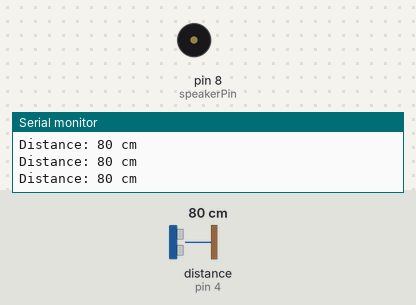
Bench run of a sketch on a simulated Arduino Uno, built with avr-gcc and run on an emulated ATmega328P. Parts: buzzer (waves = sounding), the last lines printed to the serial monitor. Wiring (inferred from the names in the program): ultrasonic range finder: trigger pin 5; echo pin 4. Inputs (shaded band) come from the test bench; at power-on: distance to the obstacle (sensor on pin 4) 80 cm. The echo pulse lasts 58.3 µs per cm.

Above: at 1.2 s.
1.3 s: distance to the obstacle (sensor on pin 4) set to 28 cm
2.8 s: distance to the obstacle (sensor on pin 4) set to 24 cm
At 3.3 s:
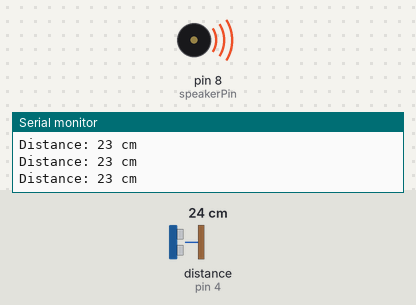
Timing chart, 0 to 5.8 s (numbered marks = the images above; inputs shaded):
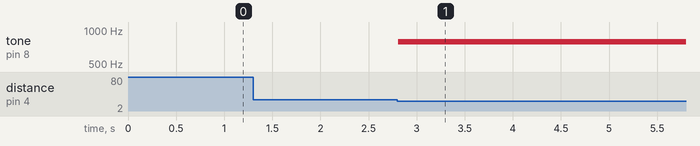

The sketch:

code.ino
```cpp
int triggerPin = 5;
int echoPin = 4;
int speakerPin = 8;

int distance = 0;
int music_note = 0;

long readUltrasonicDistance(int trig, int echo) {
  pinMode(trig, OUTPUT);
  digitalWrite(trig, LOW);
  delayMicroseconds(2);
  digitalWrite(trig, HIGH);
  delayMicroseconds(10);
  digitalWrite(trig, LOW);
  pinMode(echo, INPUT);
  return pulseIn(echo, HIGH);
}

void setup() {
  Serial.begin(9600);
  pinMode(speakerPin, OUTPUT);
}

void loop() {
  // Echo time microsecond me read karo
  long duration = readUltrasonicDistance(triggerPin, echoPin);

  // Microseconds ko cm me convert karo
  distance = duration / 58;

  // Readouts clear dekhne ke liye Serial print
  Serial.print("Distance: ");
  Serial.print(distance);
  Serial.println(" cm");

  // Distance ko music notes (0 se 7) me map karo
  // (Range 2cm se 30cm set ki hai taaki Tinkercad simulation me 1-7 notes asani se trigger ho sakein)
  music_note = map(distance, 2, 30, 1, 7);
  music_note = constrain(music_note, 1, 7);

  // Exact Tinkercad logic
  if (distance < 25 && distance > 0) {
    if (music_note == 1) {
      tone(speakerPin, 523, 200); // C5
    }
    if (music_note == 2) {
      tone(speakerPin, 587, 200); // D5
    }
    if (music_note == 3) {
      tone(speakerPin, 659, 200); // E5
    }
    if (music_note == 4) {
      tone(speakerPin, 740, 200); // F#5
    }
    if (music_note == 5) {
      tone(speakerPin, 784, 200); // G5
    }
    if (music_note == 6) {
      tone(speakerPin, 880, 200); // A5
    }
    if (music_note == 7) {
      tone(speakerPin, 988, 200); // B5
    }
  }

  delay(100); // Stable readings aur smooth sound ke liye delay 100ms kar diya gaya hai
}
```

Measured:
- the behaviour switches between 26 and 25 cm on distance to the obstacle (sensor on pin 4) (found by bisection; images 0 and 1)
- after the input at 2.8 s, tone on pin 8 (speakerPin): silent → 784 Hz at once
